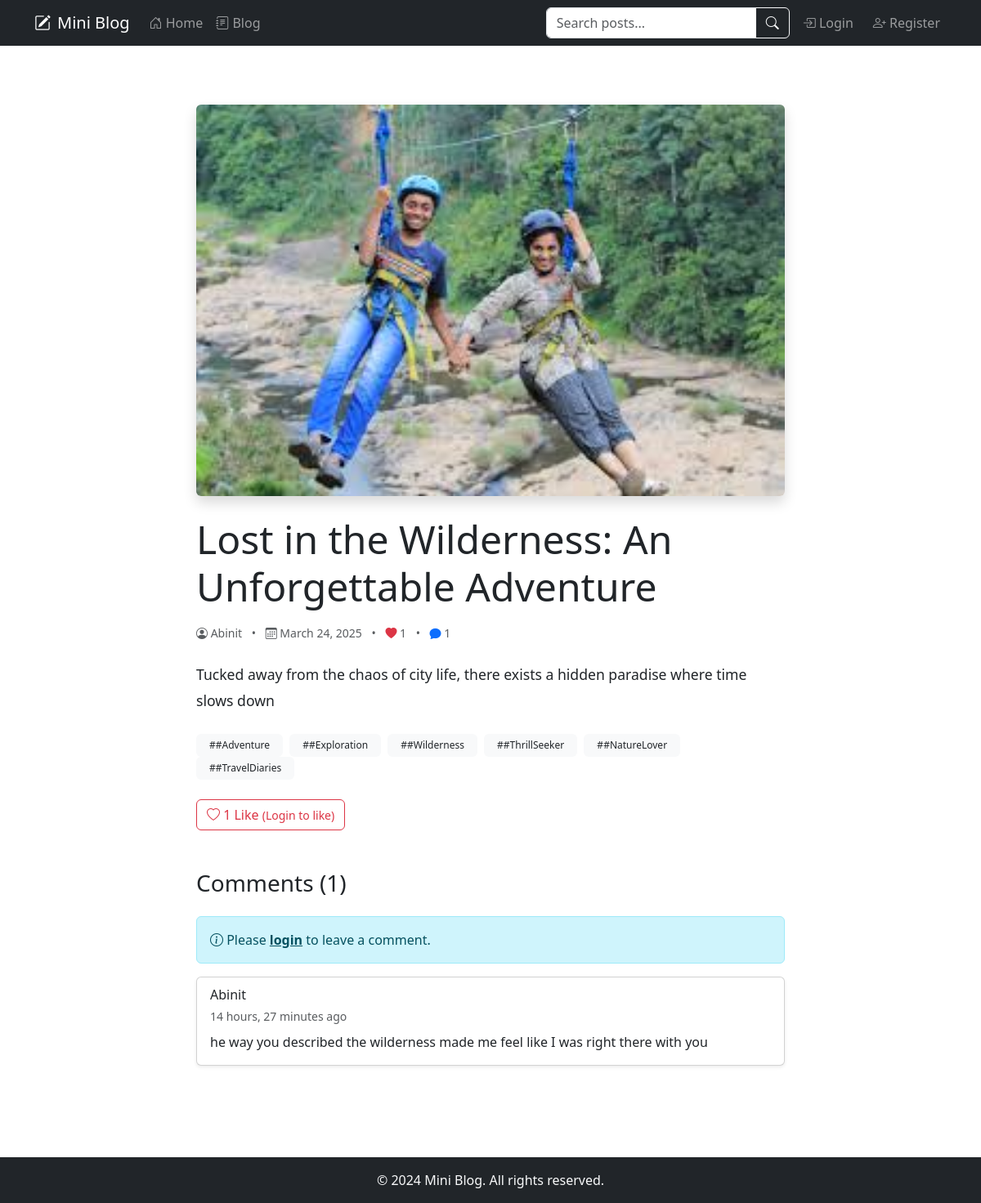
The page /post/lost-in-the-wilderness-an-unforgettable-adventure/ on the database its author committed.
### blog/models.py (models this page shows, shortened)
class Post(models.Model):
    title = models.CharField(max_length=200)
    slug = models.SlugField(unique=True, blank=True)
    content = RichTextField()
    author = models.ForeignKey(User, on_delete=models.CASCADE)
    created_date = models.DateTimeField(auto_now_add=True)
    updated_date = models.DateTimeField(auto_now=True)
    image = models.ImageField(upload_to='blog_images/', blank=True, null=True)
    tags = TaggableManager()
    likes = models.ManyToManyField(User, related_name='blog_posts')
    total_likes = models.IntegerField(default=0)
    def total_likes(self):
        return self.likes.count()
    class Meta:
        ordering = ['-created_date']

class Comment(models.Model):
    post = models.ForeignKey(Post, on_delete=models.CASCADE, related_name='comments')
    author = models.ForeignKey(User, on_delete=models.CASCADE)
    content = models.TextField()
    created_date = models.DateTimeField(auto_now_add=True)
    class Meta:
        ordering = ['created_date']

### blog/views.py (the view)
# urls.py: path('post/<slug:slug>/', views.PostDetailView.as_view(), name='post_detail'),
class PostDetailView(DetailView):
    model = Post
    template_name = 'blog/post_detail.html'
    def get_context_data(self, **kwargs):
        context = super().get_context_data(**kwargs)
        context['comment_form'] = CommentForm()
        return context

### blog/forms.py
class CommentForm(forms.ModelForm):
    class Meta:
        model = Comment
        fields = ['content']
        widgets = {
            'content': forms.Textarea(attrs={'rows': 4}),
        }

### blog/templates/blog/post_detail.html (shortened to what this page needs)
{% extends 'blog/base.html' %}
{% load static %}
{% block content %}
<div class="container py-5">
    <div class="row justify-content-center">
        <div class="col-lg-8">
            <article class="blog-post">
                {% if post.image %}
                <div class="post-image mb-4">
                    <img src="{{ post.image.url }}" class="img-fluid rounded shadow" alt="{{ post.title }}">
                </div>
                {% endif %}
                <h1 class="display-5 mb-3">{{ post.title }}</h1>
                <div class="post-meta text-muted mb-4">
                    <small>
                        <i class="bi bi-person-circle"></i> {{ post.author }}
                        <span class="mx-2">•</span>
                        <i class="bi bi-calendar3"></i> {{ post.created_date|date:"F d, Y" }}
                        <span class="mx-2">•</span>
                        <i class="bi bi-heart-fill text-danger"></i> {{ post.total_likes }}
                        <span class="mx-2">•</span>
                        <i class="bi bi-chat-fill text-primary"></i> {{ post.comments.count }}
                    </small>
                </div>
                <div class="post-content mb-4">
                    {{ post.content|safe }}
                </div>
                {% if post.tags.all %}
                <div class="post-tags mb-4">
                    {% for tag in post.tags.all %}
                    <a href="{% url 'post_list_by_tag' tag.slug %}" class="badge bg-light text-dark text-decoration-none me-1">
                        #{{ tag.name }}
                    </a>
                    {% endfor %}
                </div>
                {% endif %}
                <div class="d-flex justify-content-between align-items-center mb-5">
                    {% if user.is_authenticated %}
                        <form action="{% url 'post_like' post.slug %}" method="post" class="d-inline">
                            {% csrf_token %}
                            <button type="submit" class="btn btn-outline-danger">
                                <i class="bi bi-heart{% if user in post.likes.all %}-fill{% endif %}"></i>
                                {{ post.total_likes }} Like{{ post.total_likes|pluralize }}
                            </button>
                        </form>
                    {% else %}
                        <a href="{% url 'login' %}" class="btn btn-outline-danger">
                            <i class="bi bi-heart"></i> {{ post.total_likes }} Like{{ post.total_likes|pluralize }}
                            <small>(Login to like)</small>
                        </a>
                    {% endif %}
                </div>
                <div class="comments-section mt-5">
                    <h3 class="mb-4">Comments ({{ post.comments.count }})</h3>
                    {% if user.is_authenticated %}
                        <div class="card shadow-sm mb-4">
                            <div class="card-body">
                                <form method="post" action="{% url 'add_comment' post.slug %}">
                                    {% csrf_token %}
                                    <div class="mb-3">
                                        <label for="content" class="form-label">Add a comment</label>
                                        <textarea class="form-control" id="content" name="content" rows="3" required></textarea>
                                    </div>
                                    <button type="submit" class="btn btn-primary">
                                        <i class="bi bi-chat"></i> Post Comment
                                    </button>
                                </form>
                            </div>
                        </div>
                    {% else %}
                        <div class="alert alert-info">
                            <i class="bi bi-info-circle"></i>
                            Please <a href="{% url 'login' %}" class="alert-link">login</a> to leave a comment.
                        </div>
                    {% endif %}
                    {% for comment in post.comments.all %}
                    <div class="card shadow-sm mb-3">
                        <div class="card-body">
                            <div class="d-flex justify-content-between align-items-start">
                                <div class="d-flex align-items-center">
                                    <div>
                                        <h6 class="card-subtitle mb-1">{{ comment.author }}</h6>
                                        <small class="text-muted">{{ comment.created_date|timesince }} ago</small>
                                    </div>
                                </div>
                            </div>
                            <p class="card-text mt-2">{{ comment.content }}</p>
                        </div>
                    </div>
                    {% empty %}
                    <div class="text-center text-muted py-4">
                        <p>No comments yet. Be the first to comment!</p>
                    </div>
                    {% endfor %}
                </div>
            </article>
        </div>
    </div>
</div>
{% endblock %}

### blog/templates/blog/post_detail.html (style rules this page uses)
.post-image img { max-height: 500px; width: 100%; object-fit: cover; }
.post-content { line-height: 1.8; font-size: 1.1rem; }
.post-tags .badge { padding: 0.5rem 1rem; font-weight: normal; }

### rows shown on the page
Post: image (picture), title "Lost in the Wilderness: An Unforgettable Adventure", author "Abinit", created_date "March 24, 2025", total_likes "1", comments.count "1", content "Tucked away from the chaos of city life, there exists a hidden paradise where time slows down"
Tag: name "#Adventure"
Tag: name "#Exploration"
Tag: name "#Wilderness"
Tag: name "#ThrillSeeker"
Tag: name "#NatureLover"
Tag: name "#TravelDiaries"
Comment: author "Abinit", created_date "14 hours, 27 minutes", content "he way you described the wilderness made me feel like I was right there with you"
